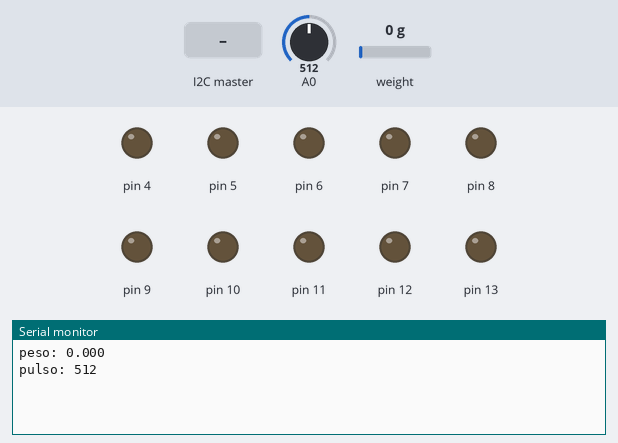
A sketch run on a simulated Arduino Mega 2560, built for the host (arithmetic inside an expression is 32-bit, double 64-bit). Parts: output pins drawn as LEDs (lit = HIGH), the last lines printed to the serial monitor. Inputs (shaded band) come from the test bench; at power-on: weight on the scale 0 g, A0 = 512.

Above: at 1.2 s.
1.3 s: the I2C master sends the byte 5
2.9 s: weight on the scale set to 100 g
At 4.6 s:
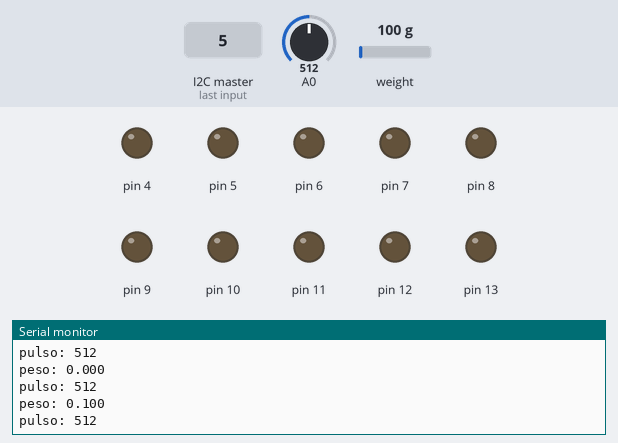
6.4 s: A0 set to 610
At 7.8 s:
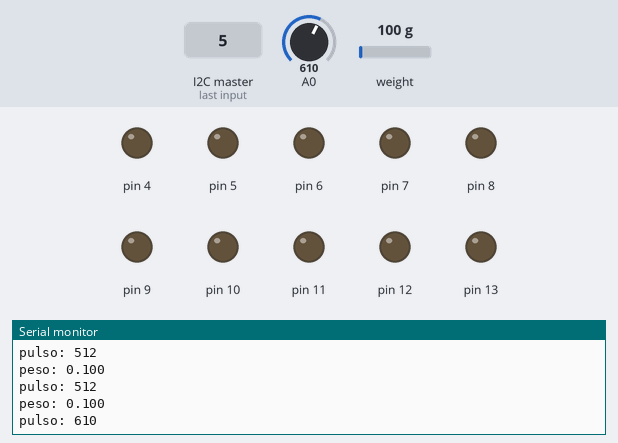
7.9 s: weight on the scale set to 1250 g
At 9.2 s:
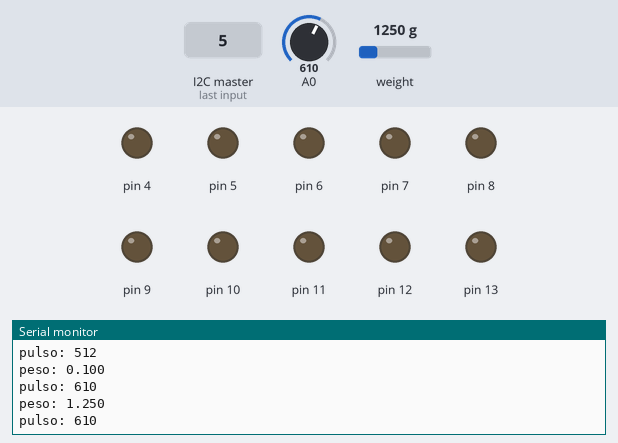
9.4 s: A0 set to 590
At 10.4 s:
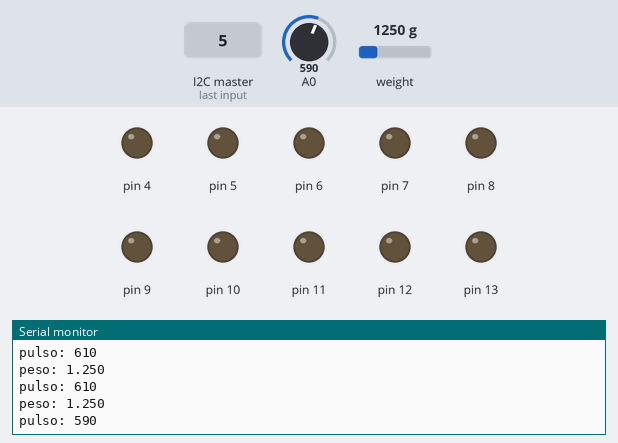
10.9 s: the I2C master sends the byte 1
Timing chart, 0 to 13.4 s (numbered marks = the images above; inputs shaded):
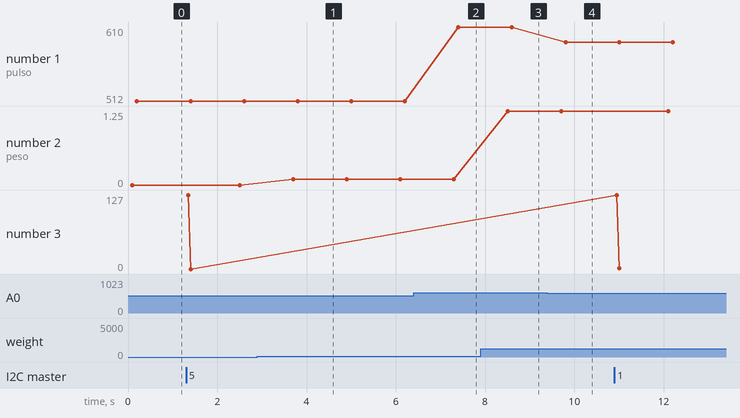

The sketch:

Arduino_Mega_Slave.ino
```cpp
#include <Wire.h>

byte rojos[]={22,24,26,28,30,32,34,36,38,40};

int c = 0;

byte PWM[]={4,5,6,7,8,9,10,11,12,13};
float AVGW = 0;

float PT = 0;

#include "HX711.h"
#define DOUT  3
#define CLK  2
HX711 scale(DOUT, CLK);
float calibration_factor = 20780.0;

int pulso = 0;

String g = "";
int e = 0;
float a = 0;
int m = 0;
int t = 0;

int chrono = 0;


void start_readpeso(){
  //Serial.println(volt);
      AVGW = AVGW + scale.get_units();
      c++;
      if(c == 5){
        c=0;

        PT = AVGW/5;
        Serial.println();
        Serial.print("peso promedio: " );
        Serial.print(PT);
        Serial.println();
        AVGW = 0;
        }
        Serial.println();
        Serial.print("peso: " );
        Serial.print(scale.get_units(),3 );
        Serial.println();

    }

void motores(byte rojo,byte pwm, byte volt){
    digitalWrite(rojo,HIGH);
    analogWrite(pwm,volt);
  }


void encender_motores(){
  //start_readpeso();
  byte volt = 0;
  float PM = 0;


  if(g == 'M'){
      PM = 49.5;
    }
    else{
        PM = 28.5;
      }

  volt = ((PT*255)/PM + (e*255)/60 + (a*255)/3)/3;

   if(volt < 127){
       volt =127;
    }else if(volt>255){
        volt=255;
    }
    Serial.println(volt);
    modos(volt);
  }

void modos(byte volt){
    switch(m){
        case 1:
        for(int j = 0; j < 10; j++ ){
          motores(rojos[j],PWM[j],volt);}
        break;
        case 2:
          motores(rojos[0],PWM[0],volt);
          motores(rojos[1],PWM[1],volt);
          motores(rojos[2],PWM[2],volt);
        break;
        case 3:
          motores(rojos[3],PWM[3],volt);
          motores(rojos[4],PWM[4],volt);
          motores(rojos[5],PWM[5],volt);
          motores(rojos[6],PWM[6],volt);
        break;
        case 4:
          motores(rojos[7],PWM[7],volt);
          motores(rojos[8],PWM[8],volt);
          motores(rojos[9],PWM[9],volt);
        break;
      }
  }

void apagar_motores(){
  for(byte j = 0; j < 10; j++){
   motores(rojos[j],PWM[j],0);
    }
  }

void receiveEvent(int howMany) {
  String genero = "";
  String edad = "";
  String altura = "";
  String modo = "";
  String tiempo = "";
  int s = 0;

  while (0 < Wire.available()) {
    char c = Wire.read(); // receive byte as a character

    if(c ==' '){
        s++;
      }else{
          switch(s){
            case 0:
              genero= genero + c;
              apagar_motores();
            break;
            case 1:
              edad = edad +c;
            break;
            case 2:
              altura = altura + c;
            break;
            case 3:
              modo = modo + c;
            break;
            case 4:
              tiempo = tiempo + c;
            break;
            }
        }

    //Serial.print(c);         // print the character

  }
   Serial.println();
  /*
  Serial.println(genero);         // to newline
  Serial.println(edad);
  Serial.println(altura); */

  g = genero;
  e = edad.toInt();
  a = altura.toInt();
  m = modo.toInt();
  t =tiempo.toInt()*100;

 /* Serial.println(t);
  Serial.println(m);         // to newline
  Serial.println(a);
  Serial.println(g);
  Serial.println(e);*/

if(g!='s'){
  encender_motores();}
}


void requestEvent() {
  Wire.write("Hello NodeMCU");//send string on request
}

void corazon(){
      pulso = analogRead(A0);
      //Serial.println("pulso: "+ pulso);

       Serial.println();
        Serial.print("pulso: " );
        Serial.print(pulso);
        Serial.println();

      if(pulso >= 600){
          apagar_motores();
        }
  }


void setup() {
Wire.begin(8);                // join i2c bus with address #8
Wire.onReceive(receiveEvent); // register receive event
Wire.onRequest(requestEvent); // register request event
Serial.begin(9600);
scale.set_scale(14680);  //Calibration Factor obtained from first sketch
}

void loop() {
  start_readpeso();
  corazon();
  delay(1000);

  if(t != 0){
     chrono = chrono+1;

    }
//Serial.println(chrono);
   if(t == chrono and chrono !=0){
      apagar_motores();
      chrono = 0;
      t = 0;
      c=0;
    }
}
```

Measured:
- after the input at 2.9 s, the serial monitor: prints a new line after 0.80 s (image 1)
- after the input at 6.4 s, the serial monitor: prints a new line after 1.0 s (image 2)
- after the input at 7.9 s, the serial monitor: prints a new line after 0.60 s (image 3)
- after the input at 9.4 s, the serial monitor: prints a new line after 0.40 s (image 4)
- plotted number 1: 512 → 610 after the input at 6.4 s, 610 → 590 after the input at 9.4 s
- plotted number 2: 0 → 0.1 after the input at 2.9 s, 0.1 → 1.25 after the input at 7.9 s
